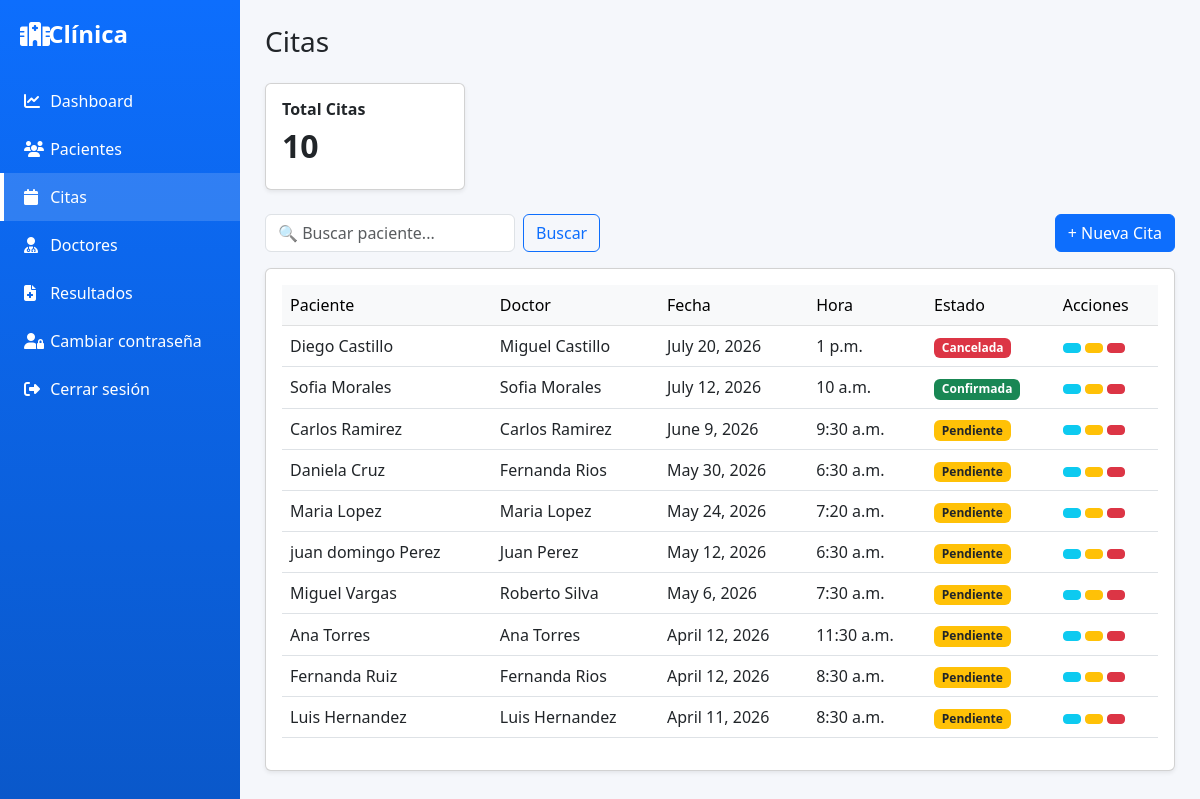
Page /citas/ on the committed database.
### citas/models.py (models this page shows, shortened)
class Cita(models.Model):
    paciente = models.ForeignKey(Paciente, on_delete=models.CASCADE)
    doctor = models.ForeignKey(Doctor, on_delete=models.CASCADE)
    fecha = models.DateField()
    hora = models.TimeField()
    motivo = models.CharField(max_length=255)
    estado = models.CharField(
        max_length=20,
        default="Pendiente"
    )

### pacientes/models.py (models this page shows)
class Paciente(models.Model):
    usuario = models.OneToOneField(User, on_delete=models.CASCADE, null=True, blank=True)
    nombre = models.CharField(max_length=100)
    apellido = models.CharField(max_length=100)
    fecha_nacimiento = models.DateField()
    telefono = models.CharField(max_length=20, blank=True, null=True)
    correo = models.EmailField()
    genero = models.CharField(max_length=20, blank=True, null=True)
    direccion = models.TextField(blank=True, null=True)
    tipo_sangre = models.CharField(max_length=5, blank=True, null=True)
    contacto_emergencia = models.CharField(max_length=100, blank=True, null=True)
    def __str__(self):
        return f"{self.nombre} {self.apellido}"

### doctores/models.py (models this page shows)
class Doctor(models.Model):
    nombre = models.CharField(max_length=100)
    especialidad = models.CharField(max_length=100)
    telefono = models.CharField(max_length=20)
    consultorio = models.CharField(max_length=20)
    estado = models.CharField(
        max_length=20,
        choices=[
            ('Activo', 'Activo'),
            ('Inactivo', 'Inactivo'),
            ('Vacaciones', 'Vacaciones')
        ],
        default='Activo'
    )
    def __str__(self):
        return self.nombre

### citas/views.py (the view)
# urls.py: path('', views.lista_citas),
def lista_citas(request):
    q = request.GET.get('q')
    citas = Cita.objects.all().order_by('-fecha')
    if q:
        citas = citas.filter(paciente__nombre__icontains=q)
    return render(request, 'citas/lista.html', {
        'citas': citas
    })

### citas/templates/citas/lista.html (shortened to what this page needs)
{% extends 'base.html' %}
{% block content %}
<h3 class="mb-4">Citas</h3>
<div class="card shadow-sm mb-4" style="max-width: 200px;">
  <div class="card-body">
    <h6 class="fw-bold">Total Citas</h6>
    <h2 class="fw-bold">{{ citas|length }}</h2>
  </div>
</div>
<div class="d-flex justify-content-between align-items-center mb-3">
<form method="get" class="d-flex gap-2">
<input
type="text"
name="q"
class="form-control"
placeholder="🔍 Buscar paciente..."
value="{{ request.GET.q }}"
style="max-width:250px;">
<button class="btn btn-outline-primary">
Buscar
</button>
</form>
<a href="/citas/nuevo/" class="btn btn-primary">
+ Nueva Cita
</a>
</div>
<div class="card shadow-sm">
<div class="card-body">
<table class="table table-hover align-middle">
<thead class="table-light">
<tr>
<th class="fw-normal">Paciente</th>
<th class="fw-normal">Doctor</th>
<th class="fw-normal">Fecha</th>
<th class="fw-normal">Hora</th>
<th class="fw-normal">Estado</th>
<th class="fw-normal">Acciones</th>
</tr>
</thead>
<tbody>
{% for cita in citas %}
<tr>
<td>{{ cita.paciente }}</td>
<td>{{ cita.doctor }}</td>
<td>{{ cita.fecha }}</td>
<td>{{ cita.hora }}</td>
<td>
{% if cita.estado == "Pendiente" %}
<span class="badge bg-warning text-dark">Pendiente</span>
{% elif cita.estado == "Confirmada" %}
<span class="badge bg-success">Confirmada</span>
{% elif cita.estado == "Cancelada" %}
<span class="badge bg-danger">Cancelada</span>
{% elif cita.estado == "Atendida" %}
<span class="badge bg-primary">Atendida</span>
{% endif %}
</td>
<td>
<a href="/citas/ver/{{ cita.id }}/"
class="btn btn-info btn-sm">
</a>
<a href="/citas/editar/{{ cita.id }}/"
class="btn btn-warning btn-sm">
</a>
<button
class="btn btn-danger btn-sm eliminar-btn"
data-id="{{ cita.id }}"
data-nombre="{{ cita.paciente }}">
</button>
</td>
</tr>
{% empty %}
<tr>
<td colspan="6" class="text-center">
No hay citas registradas
</td>
</tr>
{% endfor %}
</tbody>
</table>
</div>
</div>
{% endblock %}

### templates/base.html (style rules this page uses)
body { background:#f5f7fb; }

### rows in the picture
Cita: paciente "Diego Castillo", doctor "Miguel Castillo", fecha "July 20, 2026", hora "1 p.m.", estado "Cancelada"
Cita: paciente "Sofia Morales", doctor "Sofia Morales", fecha "July 12, 2026", hora "10 a.m.", estado "Confirmada"
Cita: paciente "Carlos Ramirez", doctor "Carlos Ramirez", fecha "June 9, 2026", hora "9:30 a.m.", estado "Pendiente"
Cita: paciente "Daniela Cruz", doctor "Fernanda Rios", fecha "May 30, 2026", hora "6:30 a.m.", estado "Pendiente"
Cita: paciente "Maria Lopez", doctor "Maria Lopez", fecha "May 24, 2026", hora "7:20 a.m.", estado "Pendiente"
Cita: paciente "juan domingo Perez", doctor "Juan Perez", fecha "May 12, 2026", hora "6:30 a.m.", estado "Pendiente"
Cita: paciente "Miguel Vargas", doctor "Roberto Silva", fecha "May 6, 2026", hora "7:30 a.m.", estado "Pendiente"
Cita: paciente "Ana Torres", doctor "Ana Torres", fecha "April 12, 2026", hora "11:30 a.m.", estado "Pendiente"
Cita: paciente "Fernanda Ruiz", doctor "Fernanda Rios", fecha "April 12, 2026", hora "8:30 a.m.", estado "Pendiente"
Cita: paciente "Luis Hernandez", doctor "Luis Hernandez", fecha "April 11, 2026", hora "8:30 a.m.", estado "Pendiente"

### other values in the picture
{{ citas|length }} "10"
